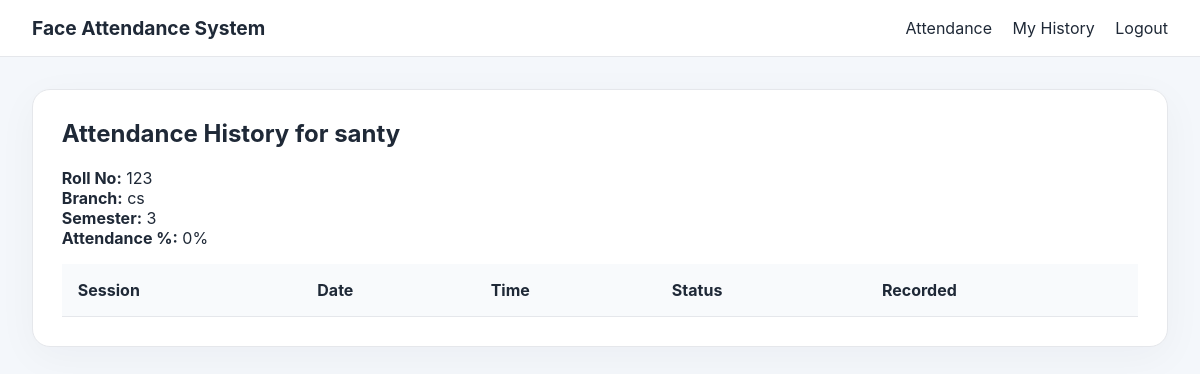
Before: /student/history (signed in) with the older database file.
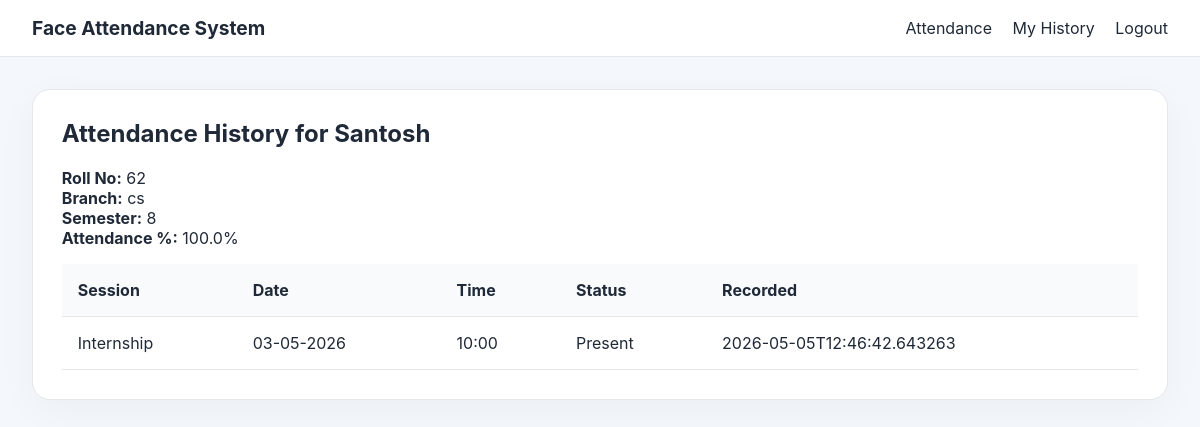
After: the same page with the newer database file.
### tables this page shows
CREATE TABLE students(
        id INTEGER PRIMARY KEY,
        name TEXT,
        roll_no TEXT,
        branch TEXT,
        semester TEXT,
        photo_count INTEGER DEFAULT 0
    , password TEXT);

CREATE TABLE attendance(
        id INTEGER PRIMARY KEY,
        student_id INTEGER,
        session_id INTEGER,
        status TEXT,
        timestamp TEXT,
        note TEXT,
        FOREIGN KEY(student_id) REFERENCES students(id),
        FOREIGN KEY(session_id) REFERENCES sessions(id)
    );

### app.py (the view)
@app.route('/student/history')
def student_history():
    student_id = session.get('student_id')
    if not student_id:
        return redirect(url_for('student_login'))
    student = query_db('SELECT * FROM students WHERE id=?', (student_id,), one=True)
    if not student:
        flash('Student record not found', 'error')
        return redirect(url_for('home'))
    attendance = query_db('SELECT a.*, s.title, s.date, s.time FROM attendance a LEFT JOIN sessions s ON a.session_id=s.id WHERE a.student_id=? ORDER BY a.timestamp DESC', (student_id,))
    total = len(attendance)
    present = len([r for r in attendance if r['status'] == 'Present'])
    percentage = round((present / total * 100) if total > 0 else 0, 1)
    return render_template('student_history.html', student=student, attendance=attendance, percentage=percentage)

### app.py (called while the page is built)
def get_db_connection():
    conn = sqlite3.connect(DATABASE_PATH)
    conn.row_factory = sqlite3.Row
    return conn

def query_db(query, args=(), one=False):
    conn = get_db_connection()
    cursor = conn.execute(query, args)
    rows = cursor.fetchall()
    conn.close()
    return rows[0] if one and rows else rows

@app.before_request
def restrict_access():
    allowed_routes = ['home', 'login', 'student_login', 'student_register', 'static', 'test_image', 'get_active_sessions']
    if request.endpoint in allowed_routes or not request.endpoint:
        return
    if request.path.startswith('/admin/'):
        if session.get('user_type') != 'admin':
            flash('Admin access required', 'error')
            return redirect(url_for('login'))
    if request.path.startswith('/student/'):
        protected_student_routes = ['student_history', 'student_attend']
        if request.endpoint in protected_student_routes and session.get('user_type') != 'student':
            flash('Student login required', 'error')
            return redirect(url_for('student_login'))

### templates/student_history.html
{% extends 'base.html' %}
{% block content %}
<div class="card wide-card">
    <h2>Attendance History for {{ student.name }}</h2>
    <div class="student-summary">
        <div><strong>Roll No:</strong> {{ student.roll_no }}</div>
        <div><strong>Branch:</strong> {{ student.branch }}</div>
        <div><strong>Semester:</strong> {{ student.semester }}</div>
        <div><strong>Attendance %:</strong> {{ percentage }}%</div>
    </div>
    <table>
        <thead><tr><th>Session</th><th>Date</th><th>Time</th><th>Status</th><th>Recorded</th></tr></thead>
        <tbody>
            {% for row in attendance %}
            <tr>
                <td>{{ row.title }}</td>
                <td>{{ row.date }}</td>
                <td>{{ row.time }}</td>
                <td>{{ row.status }}</td>
                <td>{{ row.timestamp }}</td>
            </tr>
            {% endfor %}
        </tbody>
    </table>
</div>
{% endblock %}

Changed rows visible on the page:
changed students "cs": name "santy" → "Santosh"; roll_no "123" → "62"; semester "3" → "8"
now on this page (row edited): attendance: title "Internship", date "03-05-2026", time "10:00", status "Present", timestamp "2026-05-05T12:46:42.643263"
Other visible differences:
{{ percentage }}: "0" → "100.0"
